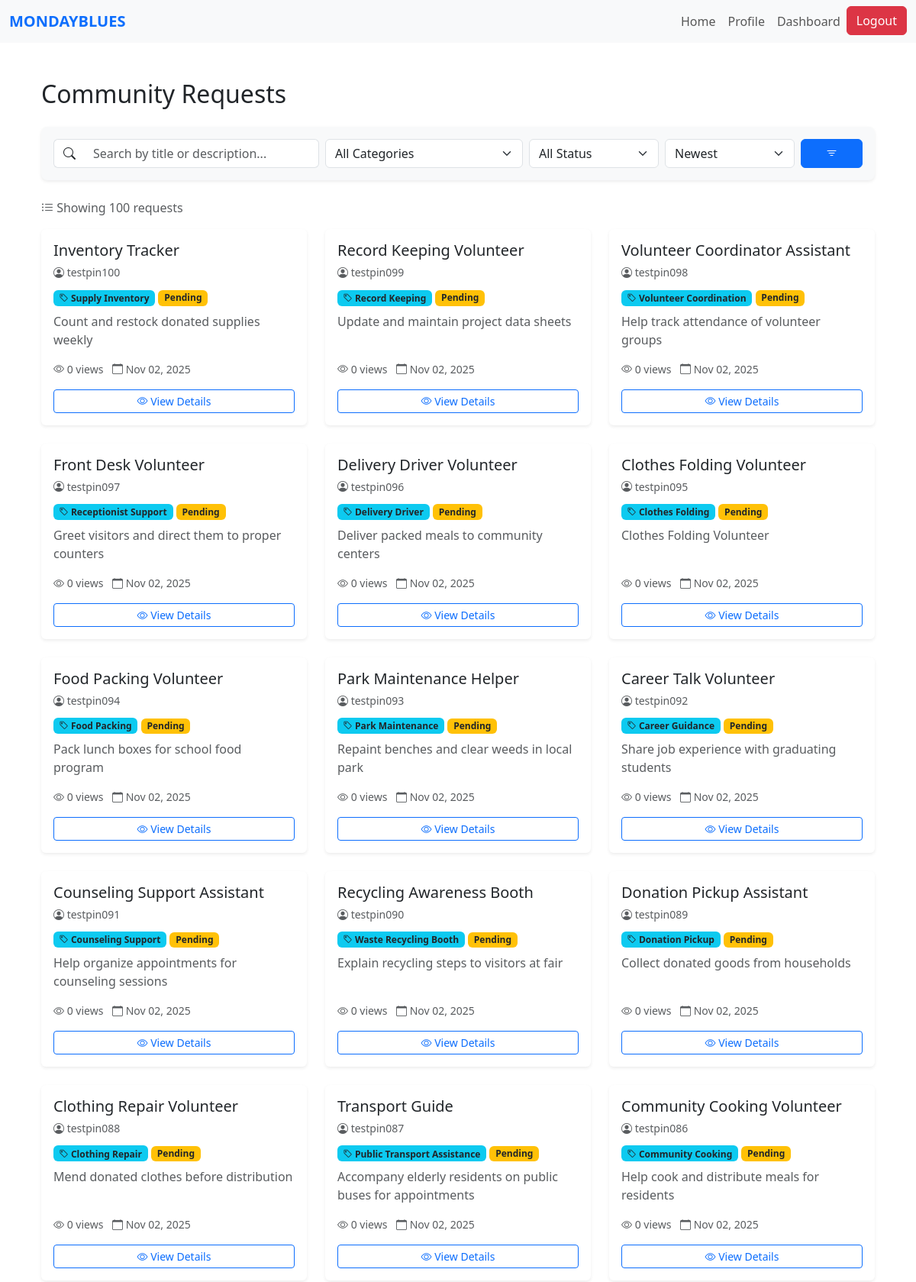
/ (signed in, upper part), run on the app's committed database.
### website/models.py (models this page shows)
class Request(db.Model):
    id = db.Column(db.Integer, primary_key=True)
    title = db.Column(db.String(150), nullable=False)
    description = db.Column(db.Text, nullable=False)
    category_id = db.Column(db.Integer, db.ForeignKey('category.id'), nullable=False)
    category = db.relationship('Category', backref='requests')
    status = db.Column(db.String(20), default='Pending')  # Pending, Accepted, Completed
    scheduled_datetime = db.Column(db.DateTime, nullable=False)
    view_count = db.Column(db.Integer, default=0)
    date_created = db.Column(db.DateTime, default=datetime.utcnow)
    user_id = db.Column(db.Integer, db.ForeignKey('user.id'), nullable=False)
    volunteer_id = db.Column(db.Integer, db.ForeignKey('volunteer.id'), nullable=True)
    user = db.relationship('User', backref=db.backref('requests', lazy=True, cascade='all, delete-orphan'), lazy=True)
    volunteer = db.relationship('Volunteer', backref=db.backref('assigned_requests', lazy=True), lazy=True)

class User(db.Model, UserMixin):
    id = db.Column(db.Integer, primary_key=True)
    name = db.Column(db.String(150))
    email = db.Column(db.String(150), unique=True)
    password = db.Column(db.String(150))
    date_created = db.Column(db.DateTime(timezone=True), default=func.now())
    role = db.Column(db.String(50), default='PIN')
    status = db.Column(db.String(20), default='Pending')  # Pending, Approved, Suspended
    """    total_rating = db.Column(db.Float, default=0)
    num_ratings = db.Column(db.Integer, default=0)

    def update_rating(self, new_rating: float):
        #Update overall CSR rating with a new rating value.
        if self.num_ratings == 0:
            self.total_rating = new_rating
        else:
            self.total_rating = ((self.total_rating * self.num_ratings) + new_rating) / (self.num_ratings + 1)
        self.num_ratings += 1"""

class Category(db.Model):
    id = db.Column(db.Integer, primary_key=True)
    name = db.Column(db.String(100), unique=True, nullable=False)
    description = db.Column(db.String(250))
    date_created = db.Column(db.DateTime, default=datetime.utcnow)

### website/views.py (the view, shortened to what this page needs)
@views.route('/')
def home():
    if not current_user.is_authenticated:
        return redirect(url_for('auth.login'))
    categories = Category.query.order_by(Category.name).all()
    search_query = request.args.get('q', '').strip()
    category_filter = request.args.get('category', '')
    status_filter = request.args.get('status', '')
    sort_by = request.args.get('sort', 'newest')
    query = Request.query
    if category_filter:
        query = query.join(Category).filter(Category.name == category_filter)
    if status_filter:
        query = query.filter(Request.status == status_filter)
    if sort_by == 'oldest':
        query = query.order_by(Request.date_created.asc())
    elif sort_by == 'views':
        query = query.order_by(Request.view_count.desc())
    elif sort_by == 'title':
        query = query.order_by(Request.title.asc())
    else:  # newest (default)
        query = query.order_by(Request.date_created.desc())
    requests = query.all()
    return render_template(
        'home.html',
        user=current_user,
        requests=requests,
        categories=categories
    )

### website/templates/home.html (shortened to what this page needs)
{% extends "base.html" %}
{% block content %}
<div class="container my-5">
  <div class="d-flex justify-content-between align-items-center mb-4">
    <h2 class="mb-0">Community Requests</h2>
  </div>
  <form method="GET" action="{{ url_for('views.home') }}" class="bg-light p-3 rounded-3 mb-4 shadow-sm">
    <div class="row g-2 align-items-center">
      <div class="col-md-4">
        <div class="input-group">
          <span class="input-group-text bg-white border-end-0">
            <i class="bi bi-search"></i>
          </span>
          <input
            type="text"
            class="form-control border-start-0"
            name="q"
            placeholder="Search by title or description..."
            value="{{ request.args.get('q', '') }}"
          >
        </div>
      </div>
      <div class="col-md-3">
        <select class="form-select" name="category" onchange="this.form.submit()">
          <option value="">All Categories</option>
        </select>
      </div>
      <div class="col-md-2">
        <select class="form-select" name="status" onchange="this.form.submit()">
          <option value="">All Status</option>
        </select>
      </div>
      <div class="col-md-2">
        <select class="form-select" name="sort" onchange="this.form.submit()">
          <option value="newest" {% if request.args.get('sort')=='newest' %}selected{% endif %}>Newest</option>
        </select>
      </div>
      <div class="col-md-1">
        <button type="submit" class="btn btn-primary w-100">
          <i class="bi bi-filter"></i>
        </button>
      </div>
    </div>
  </form>
  {% if requests %}
    <p class="text-muted mb-3">
      <i class="bi bi-list-ul"></i> Showing {{ requests|length }} request{% if requests|length != 1 %}s{% endif %}
    </p>
  {% endif %}
  <div class="row g-4">
    {% if requests %}
      {% for req in requests %}
        {% if req.user.status != "Suspended" %}
          <div class="col-md-4">
            <div class="card h-100 border-0 shadow-sm hover-shadow transition">
              <div class="card-body d-flex flex-column">
                <div class="mb-2">
                  <h5 class="card-title text-dark mb-1">{{ req.title }}</h5>
                  <small class="text-muted">
                    <i class="bi bi-person-circle"></i> {{ req.user.name }}
                  </small>
                </div>
                <div class="mb-2">
                  <span class="badge bg-info text-dark">
                    <i class="bi bi-tag"></i> {{ req.category.name }}
                  </span>
                  <span class="badge
                    {% if req.status == 'Pending' %}bg-warning text-dark
                    {% elif req.status == 'Assigned' %}bg-primary
                    {% elif req.status == 'Accepted' %}bg-success
                    {% elif req.status == 'Completed' %}bg-secondary
                    {% else %}bg-light text-dark{% endif %}
                  ">
                    {{ req.status }}
                  </span>
                </div>
                <p class="text-muted flex-grow-1">
                  {{ req.description[:100] }}{% if req.description|length > 100 %}...{% endif %}
                </p>
                <div class="text-muted small mb-3">
                  <i class="bi bi-eye"></i> {{ req.view_count }} views
                  <span class="ms-2">
                    <i class="bi bi-calendar"></i> {{ req.date_created.strftime('%b %d, %Y') }}
                  </span>
                </div>
                <div class="mt-auto">
                  {% if current_user.is_authenticated and req.user_id == current_user.id %}
                    <div class="btn-group w-100" role="group">
                      <a href="{{ url_for('views.view_request', id=req.id) }}" class="btn btn-outline-secondary btn-sm">
                        <i class="bi bi-eye"></i> View
                      </a>
                      <a href="{{ url_for('views.edit_request', id=req.id) }}" class="btn btn-primary btn-sm">
                        <i class="bi bi-pencil"></i> Edit
                      </a>
                      <form action="{{ url_for('csr.delete_request', request_id=req.id) }}" method="POST" onsubmit="return confirm('Are you sure you want to delete this request?');">
                        <button class="btn btn-danger btn-sm" type="submit">
                          <i class="bi bi-trash"></i> Delete
                        </button>
                      </form>
                    </div>
                  {% else %}
                    <a href="{{ url_for('views.view_request', id=req.id) }}" class="btn btn-outline-primary w-100 btn-sm">
                      <i class="bi bi-eye"></i> View Details
                    </a>
                  {% endif %}
                </div>
              </div>
            </div>
          </div>
        {% endif %}
      {% endfor %}
    {% endif %}
  </div>
</div>
<link rel="stylesheet" href="https://cdn.jsdelivr.net/npm/bootstrap-icons@1.10.0/font/bootstrap-icons.css">
{% endblock %}

### website/templates/base.html (shortened to what this page needs)
<!DOCTYPE html>
<html lang="en">
<head>
  <link
    href="https://cdn.jsdelivr.net/npm/bootstrap@5.3.3/dist/css/bootstrap.min.css"
    rel="stylesheet"
  />
</head>
<body>
  <nav class="navbar navbar-expand-lg navbar-light bg-light">
    <div class="container-fluid">
      <a class="navbar-brand text-uppercase fw-semibold text-primary" href="/">MondayBlues</a>
      <div class="collapse navbar-collapse" id="navbarNav">
        <ul class="navbar-nav ms-auto">
          {% if current_user.is_authenticated %}
            <li class="nav-item">
              <a class="nav-link" href="/">Home</a>
            </li>
            {% if current_user.role == 'PIN' %}
              <li class="nav-item">
                <a class="nav-link" href="{{ url_for('pin.pin_profile') }}">Profile</a>
              </li>
            {% elif current_user.role == 'CSR' %}
              <li class="nav-item">
                <a class="nav-link" href="{{ url_for('views.csr_profile') }}">Profile</a>
              </li>
              <li class="nav-item">
                 <a class="nav-link" href="{{ url_for('csr.csr_dashboard') }}">Dashboard</a>
              </li>
            {% elif current_user.role == 'Volunteer' %}
              <li class="nav-item">
                <a class="nav-link" href="{{ url_for('volunteer.volunteer_dashboard') }}">Dashboard</a>
              </li>
            {% elif current_user.role == 'Admin' %}
              <li class="nav-item">
                <a class="nav-link" href="/admin">Admin</a>
              </li>
            {% else %}
              <li class="nav-item">
                <a class="nav-link" href="#">Profile</a>
              </li>
            {% endif %}
            <li class="nav-item">
              <a class="btn btn-danger" type="button" href="/logout">Logout</a>
            </li>
          {% endif %}
        </ul>
      </div>
    </div>
  </nav>
  <div class="container mt-4">
    {% block content %}
    {% endblock %}
  </div>
</body>
</html>

### website/templates/home.html (style rules this page uses)
.hover-shadow { transition: all 0.3s ease; }
.transition { transition: all 0.3s ease; }

### data on the page
Request: title "Inventory Tracker", user.name "testpin100", category.name "Supply Inventory", status "Pending", description "Count and restock donated supplies weekly", view_count "0", date_created "Nov 02, 2025"
Request: title "Record Keeping Volunteer", user.name "testpin099", category.name "Record Keeping", status "Pending", description "Update and maintain project data sheets", view_count "0", date_created "Nov 02, 2025"
Request: title "Volunteer Coordinator Assistant", user.name "testpin098", category.name "Volunteer Coordination", status "Pending", description "Help track attendance of volunteer groups", view_count "0", date_created "Nov 02, 2025"
Request: title "Front Desk Volunteer", user.name "testpin097", category.name "Receptionist Support", status "Pending", description "Greet visitors and direct them to proper counters", view_count "0", date_created "Nov 02, 2025"
Request: title "Delivery Driver Volunteer", user.name "testpin096", category.name "Delivery Driver", status "Pending", description "Deliver packed meals to community centers", view_count "0", date_created "Nov 02, 2025"
Request: title "Clothes Folding Volunteer", user.name "testpin095", category.name "Clothes Folding", status "Pending", description "Clothes Folding Volunteer", view_count "0", date_created "Nov 02, 2025"
Request: title "Food Packing Volunteer", user.name "testpin094", category.name "Food Packing", status "Pending", description "Pack lunch boxes for school food program", view_count "0", date_created "Nov 02, 2025"
Request: title "Park Maintenance Helper", user.name "testpin093", category.name "Park Maintenance", status "Pending", description "Repaint benches and clear weeds in local park", view_count "0", date_created "Nov 02, 2025"
Request: title "Career Talk Volunteer", user.name "testpin092", category.name "Career Guidance", status "Pending", description "Share job experience with graduating students", view_count "0", date_created "Nov 02, 2025"
Request: title "Counseling Support Assistant", user.name "testpin091", category.name "Counseling Support", status "Pending", description "Help organize appointments for counseling sessions", view_count "0", date_created "Nov 02, 2025"
Request: title "Recycling Awareness Booth", user.name "testpin090", category.name "Waste Recycling Booth", status "Pending", description "Explain recycling steps to visitors at fair", view_count "0", date_created "Nov 02, 2025"
Request: title "Donation Pickup Assistant", user.name "testpin089", category.name "Donation Pickup", status "Pending", description "Collect donated goods from households", view_count "0", date_created "Nov 02, 2025"
Request: title "Clothing Repair Volunteer", user.name "testpin088", category.name "Clothing Repair", status "Pending", description "Mend donated clothes before distribution", view_count "0", date_created "Nov 02, 2025"
Request: title "Transport Guide", user.name "testpin087", category.name "Public Transport Assistance", status "Pending", description "Accompany elderly residents on public buses for appointments", view_count "0", date_created "Nov 02, 2025"
Request: title "Community Cooking Volunteer", user.name "testpin086", category.name "Community Cooking", status "Pending", description "Help cook and distribute meals for residents", view_count "0", date_created "Nov 02, 2025"

### other printed values
{{ requests|length }} "100"
